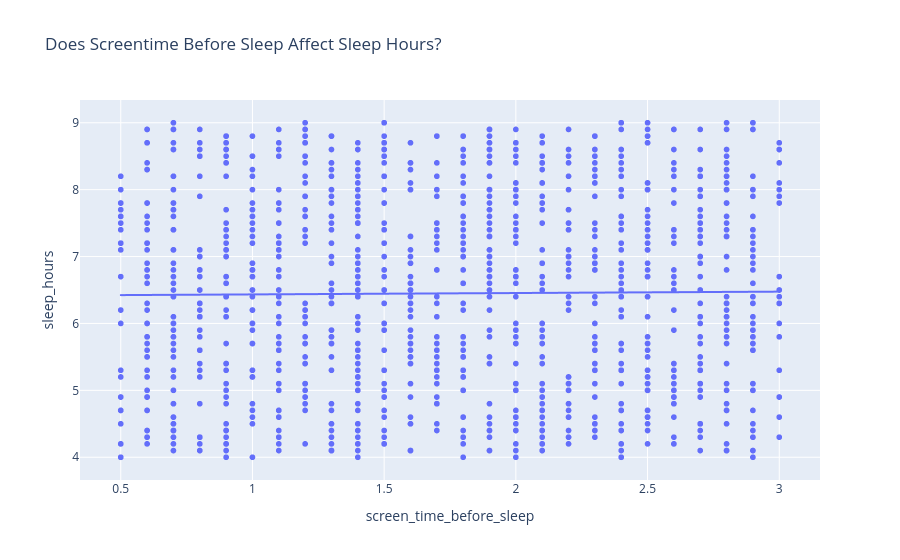

Here is the notebook cell this chart was saved with:
### Code cell
fig = px.scatter(data, 
                 x="screen_time_before_sleep", 
                 y="sleep_hours",
                 trendline="ols",  # this draws the regression line for you
                 title="Does Screentime Before Sleep Affect Sleep Hours?")
fig.show()

### Figure 1 — Plotly figure (JSON) as saved in the notebook; plotly's stock layout.template omitted (floating-point values rounded to 4 significant figures; data arrays with more than 128 entries replaced by an {"elided": "..."} marker saying what was removed)
{"data": [{"hovertemplate": "screen_time_before_sleep=%{x}<br>sleep_hours=%{y}<extra></extra>", "legendgroup": "", "marker": {"color": "#636efa", "symbol": "circle"}, "mode": "markers", "name": "", "showlegend": false, "type": "scattergl", "x": {"elided": "1200 float values"}, "xaxis": "x", "y": {"elided": "1200 float values"}, "yaxis": "y"}, {"hovertemplate": "<b>OLS trendline</b><br>sleep_hours = 0.0206042 * screen_time_before_sleep + 6.41356<br>R<sup>2</sup>=0.000105<br><br>screen_time_before_sleep=%{x}<br>sleep_hours=%{y} <b>(trend)</b><extra></extra>", "legendgroup": "", "marker": {"color": "#636efa", "symbol": "circle"}, "mode": "lines", "name": "", "showlegend": false, "type": "scattergl", "x": {"elided": "1200 float values"}, "xaxis": "x", "y": {"elided": "1200 float values"}, "yaxis": "y"}], "layout": {"legend": {"tracegroupgap": 0}, "title": {"text": "Does Screentime Before Sleep Affect Sleep Hours?"}, "xaxis": {"anchor": "y", "domain": [0, 1], "title": {"text": "screen_time_before_sleep"}}, "yaxis": {"anchor": "x", "domain": [0, 1], "title": {"text": "sleep_hours"}}}}
